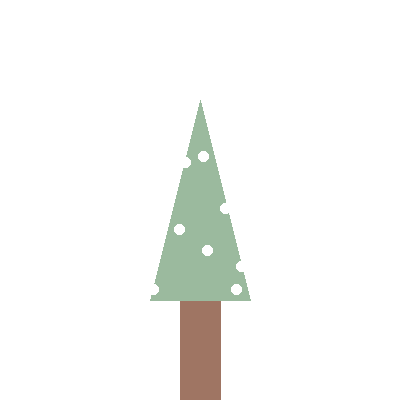

Python code for this plot:
from PIL import Image, ImageDraw
import random

# Créer une nouvelle image avec fond transparent
image = Image.new("RGBA", (400, 400), (255, 255, 255, 0))
draw = ImageDraw.Draw(image)

# Couleur du tronc et du sapin
tronc = "#9f7563"
sapin = "#9bba9e"
neige = "white"  # Couleur des boules de neige

# Coordonnées du tronc
tronc_x1, tronc_y1 = 180, 300
tronc_x2, tronc_y2 = 220, 400

# Coordonnées du triangle pour le sapin
sapin_x1, sapin_y1 = 150, 300
sapin_x2, sapin_y2 = 200, 100
sapin_x3, sapin_y3 = 250, 300

# Dessiner le tronc
draw.rectangle((tronc_x1, tronc_y1, tronc_x2, tronc_y2), fill=tronc)

# Dessiner le triangle pour le sapin
draw.polygon([(sapin_x1, sapin_y1), (sapin_x2, sapin_y2), (sapin_x3, sapin_y3)], fill=sapin)

# Coordonnées des boules de neige (au hasard sur la surface du sapin)
random.seed(42)  # Pour obtenir des résultats reproductibles
for _ in range(20):  # Ajouter 20 boules de neige
    x = random.randint(sapin_x1, sapin_x3)
    y = random.randint(sapin_y2, sapin_y1)  # Sur la partie supérieure du sapin
    # Vérifier si les coordonnées de la boule de neige sont à l'intérieur du triangle
    if (sapin_x2 - sapin_x1) * (y - sapin_y1) >= (sapin_y2 - sapin_y1) * (x - sapin_x1) and \
       (sapin_x3 - sapin_x2) * (y - sapin_y2) >= (sapin_y3 - sapin_y2) * (x - sapin_x2) and \
       (sapin_x1 - sapin_x3) * (y - sapin_y3) >= (sapin_y1 - sapin_y3) * (x - sapin_x3):
        draw.ellipse((x - 5, y - 5, x + 5, y + 5), fill=neige)  # Dessiner une boule de neige

# Enregistrer l'image
image.save("sapin-hiver.png")
